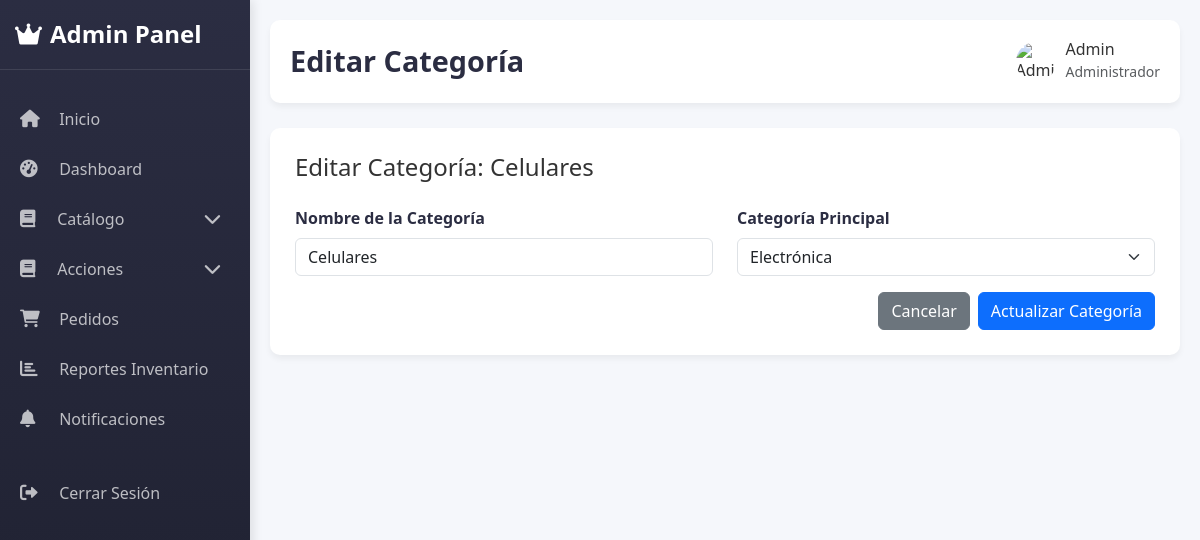
The page /admin/categorias/editar/2 (signed in) on the database its author committed.
### models.py (models this page shows, shortened)
class Usuario(db.Model):
    id = db.Column(db.Integer, primary_key=True)
    nombre = db.Column(db.String(100), nullable=False)
    email = db.Column(db.String(100), unique=True, nullable=False)
    identificacion = db.Column(db.String(12), unique=True, nullable=False)
    password = db.Column(db.String(200), nullable=False)
    es_admin = db.Column(db.Boolean, default=False)
    fecha_registro = db.Column(db.DateTime, default=datetime.utcnow)
    activo = db.Column(db.Boolean, default=True)
    puntos = db.Column(db.Integer, default=0)

class Categoria(db.Model):
    id = db.Column(db.Integer, primary_key=True)
    nombre = db.Column(db.String(100), nullable=False)
    parent_id = db.Column(db.Integer, db.ForeignKey('categoria.id'))
    activa = db.Column(db.Boolean, default=True)
    subcategorias = db.relationship('Categoria',
                                   backref=db.backref('parent', remote_side=[id]),
                                   lazy='dynamic')
    productos = db.relationship('Producto', backref='categoria', lazy=True, cascade='all, delete-orphan')

### app.py (the view, shortened to what this page needs)
@app.route('/admin/categorias/editar/<int:categoria_id>', methods=['GET', 'POST'])
def editar_categoria(categoria_id):
    categoria = Categoria.query.get_or_404(categoria_id)
    categorias_principales = Categoria.query.filter_by(parent_id=None).filter(Categoria.id != categoria_id).all()
    return render_template('admin/editar_categoria.html', categoria=categoria, categorias_principales=categorias_principales)

### app.py (called while the page is built)
@app.context_processor
def inject_categorias_y_carrito():
    categorias_principales = Categoria.query.filter_by(parent_id=None, activa=True).all()
    carrito_count = None
    puntos_usuario = None
    forgot_errors = session.pop('forgot_errors', None)
    forgot_form_data = session.pop('forgot_form_data', None)
    if 'usuario_id' in session:
        carrito_count = Carrito.query.filter_by(usuario_id=session['usuario_id']).count()
        usuario = Usuario.query.get(session['usuario_id'])
        puntos_usuario = usuario.puntos if usuario else None
    return dict(
        categorias_principales=categorias_principales,
        carrito_count=carrito_count,
        puntos_usuario=puntos_usuario,
        forgot_errors=forgot_errors,
        forgot_form_data=forgot_form_data
    )

@app.before_request
def before_request():
    g.current_time = datetime.now(timezone.utc)

### templates/admin/editar_categoria.html
{% extends 'admin/base.html' %}
{% block title %}Editar Categoría{% endblock %}
{% block content %}
<div class="admin-form">
    <h4 class="mb-4">Editar Categoría: {{ categoria.nombre }}</h4>
    <form method="POST" action="{{ url_for('editar_categoria', categoria_id=categoria.id) }}">
        <div class="row">
            <div class="col-md-6 mb-3">
                <label class="form-label">Nombre de la Categoría</label>
                <input type="text" name="nombre" class="form-control" value="{{ categoria.nombre }}" required>
            </div>
            {% if categoria.parent_id is not none %}
                <div class="col-md-6 mb-3">
                    <label class="form-label">Categoría Principal</label>
                    <select name="parent_id" class="form-select" required>
                        {% for cat in categorias_principales %}
                            <option value="{{ cat.id }}" {% if cat.id == categoria.parent_id %}selected{% endif %}>
                                {{ cat.nombre }}
                            </option>
                        {% endfor %}
                    </select>
                </div>
            {% endif %}
        </div>
        <div class="d-flex justify-content-end">
            <a href="{{ url_for('admin_categorias') }}" class="btn btn-secondary me-2">Cancelar</a>
            <button type="submit" class="btn btn-primary">Actualizar Categoría</button>
        </div>
    </form>
</div>
{% endblock %}

### templates/admin/base.html (shortened to what this page needs)
<!DOCTYPE html>
<html lang="es">
<head>
    <link href="https://cdn.jsdelivr.net/npm/bootstrap@5.3.0-alpha1/dist/css/bootstrap.min.css" rel="stylesheet">
    <link rel="stylesheet" href="https://cdnjs.cloudflare.com/ajax/libs/font-awesome/6.0.0/css/all.min.css">
    <link href="{{ url_for('static', filename='css/styles.css') }}" rel="stylesheet">
    </head>
<body>
    <div class="admin-container">
        <div class="toast-container position-fixed top-0 end-0 p-3" style="z-index: 1100">
        </div>
        <div class="admin-sidebar">
            <div class="logo">
                <h3><i class="fas fa-crown me-2"></i>Admin Panel</h3>
            </div>
            <ul class="nav flex-column mt-4">
                <li class="nav-item">
                    <a class="nav-link {% if request.endpoint == 'admin_inicio' %}active{% endif %}" href="{{ url_for('admin_inicio') }}">
                        <i class="fa-solid fa-house"></i> Inicio
                    </a>
                </li>
                <li class="nav-item">
                    <a class="nav-link {% if request.endpoint == 'admin_dashboard' %}active{% endif %}" href="{{ url_for('admin_dashboard') }}">
                        <i class="fas fa-tachometer-alt"></i> Dashboard
                    </a>
                </li>
                <li class="nav-item nav-dropdown">
                    <div class="nav-link nav-dropdown-toggle collapsed" data-bs-toggle="collapse" href="#catalogMenu">
                        <div>
                            <i class="fas fa-book me-2"></i> Catálogo
                        </div>
                        <i class="fas fa-chevron-down dropdown-icon"></i>
                    </div>
                </li>
                <li class="nav-item nav-dropdown">
                    <div class="nav-link nav-dropdown-toggle collapsed" data-bs-toggle="collapse" href="#actionsMenu">
                        <div>
                            <i class="fas fa-book me-2"></i> Acciones
                        </div>
                        <i class="fas fa-chevron-down dropdown-icon"></i>
                    </div>
                </li>
                <li class="nav-item">
                    <a class="nav-link {% if request.endpoint == 'admin_pedidos' %}active{% endif %}" href="{{ url_for('admin_pedidos') }}">
                        <i class="fas fa-shopping-cart"></i> Pedidos
                    </a>
                </li>
                <li class="nav-item">
                    <a class="nav-link {% if request.endpoint == 'reportes_inventario' %}active{% endif %}" href="{{ url_for('reportes_inventario') }}">
                        <i class="fas fa-chart-bar"></i> Reportes Inventario
                    </a>
                </li>
                <li class="nav-item">
                    <a class="nav-link" href="{{ url_for('admin_notificaciones') }}">
                        <i class="fas fa-bell"></i> Notificaciones
                    </a>
                </li>
                <li class="nav-item mt-4">
                    <a class="nav-link" href="{{ url_for('logout') }}" id="logoutLink">
                        <i class="fas fa-sign-out-alt"></i> Cerrar Sesión
                    </a>
                </li>
            </ul>
        </div>
        <div class="admin-main">
            <div class="admin-header">
                <h1>{% block title %}{% endblock %}</h1>
                <div class="user-profile">
                    <img src="https://www.certus.edu.pe/blog/wp-content/uploads/2019/04/certus-seguir-la-carrera-administracion-empresas-1200x720.jpg" alt="Admin">
                    <div>
                        <h6 class="mb-0">{{ session['usuario_nombre'] }}</h6>
                        <small class="text-muted">Administrador</small>
                    </div>
                </div>
            </div>
            <div id="content-container">
                {% block content %}{% endblock %}
            </div>
        </div>
    </div>
</body>
</html>

### static/css/styles.css (style rules this page uses)
body { font-family: 'Poppins', sans-serif; background-color: #f8f9fa; display: flex; flex-direction: column; min-height: 100vh; margin: 0; }
.nav-link { font-weight: 500; position: relative; padding: 0.5rem 1rem !important; transition: all 0.3s ease; border-radius: 8px; margin: 0 2px; }
.nav-link::after { content: ''; position: absolute; bottom: 0; left: 50%; width: 0; height: 3px; background: linear-gradient(to right, #4facfe, #00f2fe); border-radius: 2px; transition: all 0.3s ease; transform: translateX(-50%); }

### templates/admin/base.html (style rules this page uses)
:root { --primary-color: #4361ee; --secondary-color: #3f37c9; --accent-color: #4895ef; --success-color: #4cc9f0; --dark-color: #2b2d42; --light-color: #f8f9fa; --danger-color: #e63946; --warning-color: #f48c06; }
body { background-color: #f5f7fb; font-family: 'Segoe UI', Tahoma, Geneva, Verdana, sans-serif; color: #333; }
.admin-container { display: flex; min-height: 100vh; }
.admin-sidebar .logo { padding: 20px 15px; border-bottom: 1px solid rgba(255,255,255,0.1); }
.admin-sidebar .logo h3 { font-weight: 700; font-size: 1.5rem; margin: 0; }
.admin-sidebar .nav-link { color: rgba(255,255,255,0.7); padding: 12px 20px; border-left: 4px solid transparent; transition: all 0.3s; font-weight: 500; margin: 5px 0; }
.admin-sidebar .nav-link i { width: 25px; font-size: 1.1rem; margin-right: 10px; }
.admin-main { flex: 1; padding: 20px; overflow-y: auto; }
.admin-header { background: white; border-radius: 10px; padding: 20px; box-shadow: 0 4px 6px rgba(0,0,0,0.05); margin-bottom: 25px; display: flex; justify-content: space-between; align-items: center; }
.admin-header h1 { font-weight: 700; font-size: 1.8rem; color: var(--dark-color); margin: 0; }
.user-profile { display: flex; align-items: center; }
.user-profile img { width: 40px; height: 40px; border-radius: 50%; margin-right: 10px; object-fit: cover; }
.admin-form { background: white; border-radius: 10px; padding: 25px; box-shadow: 0 4px 6px rgba(0,0,0,0.05); }
.form-label { font-weight: 600; color: var(--dark-color); }
.toast-container { max-width: 350px; }
.admin-sidebar { width: 250px; background: linear-gradient(180deg, var(--dark-color) 0%, #1d1f2e 100%); color: white; box-shadow: 3px 0 10px rgba(0,0,0,0.1); z-index: 1000; transition: all 0.3s; position: fixed; height: 100vh; overflow-y: auto; }
.admin-main { flex: 1; padding: 20px; overflow-y: auto; margin-left: 250px; }
.nav-dropdown-toggle { display: flex; align-items: center; cursor: pointer; position: relative; padding-right: 30px; }
.nav-dropdown-toggle .dropdown-icon { position: absolute; right: 15px; top: 50%; transform: translateY(-50%); transition: transform 0.3s ease; font-size: 0.8rem; width: 20px; height: 20px; display: flex; align-items: center; justify-content: center; }
.nav-dropdown-toggle.collapsed .dropdown-icon { transform: translateY(-50%) rotate(0deg); }
.nav-dropdown-toggle > div { flex: 1; }

### rows shown on the page
Usuario: usuario_nombre "Admin"
Categoria: nombre "Celulares", parent_id "Electrónica"
